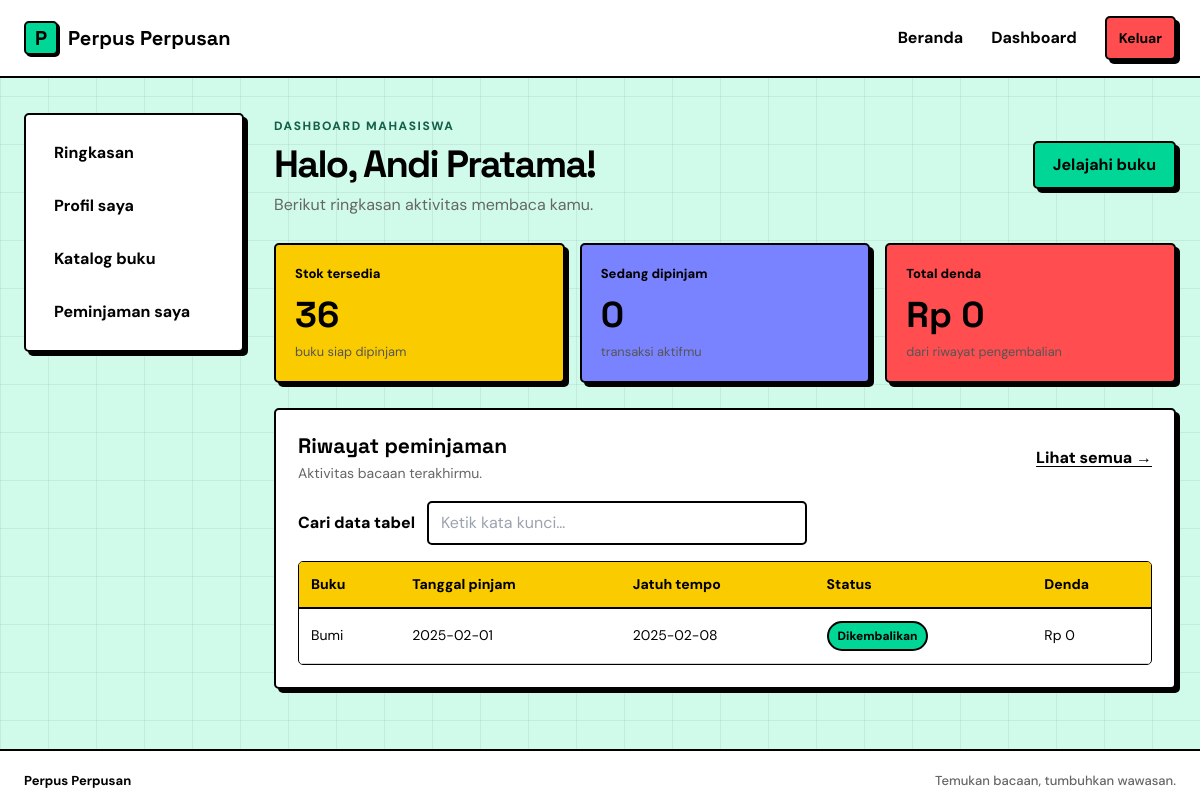
Screenshot of /frontend/dashboard.php (signed in) with the database file from the repository.
### tables this page shows
CREATE TABLE peminjaman (
    id_peminjaman INT UNSIGNED AUTO_INCREMENT PRIMARY KEY,
    id_anggota INT UNSIGNED NOT NULL,
    id_buku INT UNSIGNED NOT NULL,
    id_petugas INT UNSIGNED NOT NULL,
    tanggal_pinjam DATE NOT NULL,
    tanggal_kembali DATE NOT NULL,
    tanggal_pengembalian_aktual DATE NULL,
    denda DECIMAL(10,2) DEFAULT 0.00,
    status ENUM('dipinjam', 'dikembalikan') DEFAULT 'dipinjam',

    FOREIGN KEY (id_anggota) REFERENCES anggota(id_anggota),
    FOREIGN KEY (id_buku) REFERENCES buku(id_buku),
    FOREIGN KEY (id_petugas) REFERENCES petugas(id_petugas)
);

CREATE TABLE buku (
    id_buku INT UNSIGNED AUTO_INCREMENT PRIMARY KEY,
    judul VARCHAR(150) NOT NULL,
    penulis VARCHAR(100) NOT NULL,
    deskripsi TEXT NULL,
    gambar VARCHAR(255) NULL,
    rak VARCHAR(50) NULL,
    isbn VARCHAR(20) NOT NULL UNIQUE,
    tahun_terbit YEAR NOT NULL,
    id_kategori INT UNSIGNED NOT NULL,
    id_penerbit INT UNSIGNED NOT NULL,
    stok INT UNSIGNED DEFAULT 0,

    FOREIGN KEY (id_kategori) REFERENCES kategori(id_kategori),
    FOREIGN KEY (id_penerbit) REFERENCES penerbit(id_penerbit)
);

### frontend/bootstrap.php (called while the page is built, shortened)
<?php
require_once __DIR__ . '/../backend/controllers/DashboardController.php';
function e(mixed $value): string
{
    return htmlspecialchars((string) $value, ENT_QUOTES, 'UTF-8');
}
function current_user(): ?array
{
    return $_SESSION['user'] ?? null;
}
function require_login(): array
{
    $user = current_user();
    return $user;
}

### backend/controllers/DashboardController.php (called while the page is built, shortened)
<?php
class DashboardController
{
    public function mahasiswa(int $idAnggota): array
    {
        $jumlahBukuTersedia = (int) $this->db
            ->query('SELECT COALESCE(SUM(stok), 0) FROM buku')
            ->fetchColumn();
        $jumlahSedangDipinjam = $this->countForMember(
            "SELECT COUNT(*) FROM peminjaman
             WHERE id_anggota = :id AND status = 'dipinjam'",
            $idAnggota
        );
        $riwayat = $this->getMemberHistory($idAnggota);
        $totalDenda = $this->getMemberFines($idAnggota);
        return [
            'buku_tersedia' => $jumlahBukuTersedia,
            'dipinjam' => $jumlahSedangDipinjam,
            'riwayat' => $riwayat,
            'total_denda' => $totalDenda,
        ];
    }
    private function countForMember(string $sql, int $idAnggota): int
    {
        $query = $this->db->prepare($sql);
        $query->execute(['id' => $idAnggota]);
        return (int) $query->fetchColumn();
    }
    private function getMemberHistory(int $idAnggota): array
    {
        $sql = 'SELECT pm.*, b.judul AS judul_buku
                FROM peminjaman pm
                JOIN buku b ON b.id_buku = pm.id_buku
                WHERE pm.id_anggota = :id
                ORDER BY pm.id_peminjaman DESC
                LIMIT 5';
        $query = $this->db->prepare($sql);
        $query->execute(['id' => $idAnggota]);
        return $query->fetchAll();
    }
    private function getMemberFines(int $idAnggota): float
    {
        $sql = "SELECT COALESCE(SUM(denda), 0)
                FROM peminjaman
                WHERE id_anggota = :id AND status = 'dikembalikan'";
        $query = $this->db->prepare($sql);
        $query->execute(['id' => $idAnggota]);
        return (float) $query->fetchColumn();
    }
}

### frontend/components/dashboard_mahasiswa.php (the view)
<div class="page-heading">
    <div>
        <span class="eyebrow">DASHBOARD MAHASISWA</span>
        <h1>Halo, <?= e($pengguna['nama']) ?>!</h1>
        <p class="muted">Berikut ringkasan aktivitas membaca kamu.</p>
    </div>
    <a class="button" href="katalog.php">Jelajahi buku</a>
</div>
<div class="stats-grid stats-student">
    <article class="stat-card stat-yellow">
        <span>Stok tersedia</span>
        <strong><?= e($ringkasan['buku_tersedia']) ?></strong>
        <small>buku siap dipinjam</small>
    </article>
    <article class="stat-card stat-blue">
        <span>Sedang dipinjam</span>
        <strong><?= e($ringkasan['dipinjam']) ?></strong>
        <small>transaksi aktifmu</small>
    </article>
    <article class="stat-card stat-red">
        <span>Total denda</span>
        <strong>Rp <?= number_format($ringkasan['total_denda'], 0, ',', '.') ?></strong>
        <small>dari riwayat pengembalian</small>
    </article>
</div>
<section class="panel table-panel">
    <div class="panel-heading">
        <div>
            <h2>Riwayat peminjaman</h2>
            <p>Aktivitas bacaan terakhirmu.</p>
        </div>
        <a href="peminjaman.php">Lihat semua →</a>
    </div>
    <?php if (!$ringkasan['riwayat']): ?>
        <p class="empty-state">Belum ada peminjaman. Yuk, pilih buku pertamamu!</p>
    <?php else: ?>
        <div class="table-scroll">
            <table>
                <thead>
                    <tr>
                        <th>Buku</th>
                        <th>Tanggal pinjam</th>
                        <th>Jatuh tempo</th>
                        <th>Status</th>
                        <th>Denda</th>
                    </tr>
                </thead>
                <tbody>
                    <?php foreach ($ringkasan['riwayat'] as $peminjaman): ?>
                        <tr>
                            <td><?= e($peminjaman['judul_buku']) ?></td>
                            <td><?= e($peminjaman['tanggal_pinjam']) ?></td>
                            <td><?= e($peminjaman['tanggal_kembali']) ?></td>
                            <td>
                                <span class="badge <?= $peminjaman['status'] === 'dipinjam' ? 'badge-yellow' : 'badge-green' ?>">
                                    <?= e(ucfirst($peminjaman['status'])) ?>
                                </span>
                            </td>
                            <td>Rp <?= number_format((float) $peminjaman['denda'], 0, ',', '.') ?></td>
                        </tr>
                    <?php endforeach; ?>
                </tbody>
            </table>
        </div>
    <?php endif; ?>
</section>

### frontend/assets/css/style.css (style rules this page uses)
:root { --background: hsl(156, 84%, 90%); --secondary-background: #FFFFFF; --foreground: #000000; --main-foreground: #000000; --main: hsl(162, 100%, 42%); --border: #000000; --ring: #000000; --overlay: rgba(0, 0, 0, 0.8); --chart-1: #00D696; --chart-2: #7A83FF; --chart-3: #FACC00; --chart-4: #FF4D50; --chart-5: #0099FF; --paper: var(--background); --ink: var(--foreground); --yellow: var(--main); --blue: var(--chart-5); --red: var(--chart-4); --green: var(--chart-1); --line: 2px solid var(--border); --hard-shadow: 4px 4px 0px var(--border); --radius: 5px; }
* { box-sizing: border-box }
html { min-width: 320px }
body { margin: 0; min-height: 100vh; display: flex; flex-direction: column; background-color: var(--background); background-image: linear-gradient(rgba(0, 0, 0, 0.06) 1px, transparent 1px), linear-gradient(90deg, rgba(0, 0, 0, 0.06) 1px, transparent 1px); background-size: 48px 48px; background-attachment: fixed; color: var(--foreground); font-family: 'DM Sans', Arial, sans-serif; font-size: 16px; line-height: 1.5; }
a { color: inherit; text-decoration: none }
.button { display: inline-flex; align-items: center; justify-content: center; padding: 10px 18px; background: var(--main); color: var(--main-foreground); border: var(--line); border-radius: var(--radius); box-shadow: var(--hard-shadow); font-weight: 700; cursor: pointer; transition: all 0.15s ease; }
.eyebrow { display: inline-block; font-size: 12px; font-weight: 800; letter-spacing: .13em }
.hero-copy h1, .page-heading h1, .auth-card h1 { font: 700 clamp(38px, 5vw, 64px)/1.04 'Space Grotesk', sans-serif; letter-spacing: -.045em; margin: 16px 0 }
.muted, .auth-card .muted { color: #666; margin: 0 0 23px }
.form-foot a, .panel-heading>a { font-weight: 800; text-decoration: underline; text-underline-offset: 3px }
.page-heading { display: flex; justify-content: space-between; align-items: center; gap: 20px; margin-bottom: 26px }
.page-heading h1 { font-size: 38px; margin: 8px 0 }
.page-heading .muted { margin: 0 }
.stats-grid { display: grid; grid-template-columns: repeat(3, minmax(0, 1fr)); gap: 15px }
.stats-student { grid-template-columns: repeat(3, minmax(0, 1fr)) }
.stat-card { min-height: 140px; padding: 19px; border: 2px solid var(--ink); box-shadow: 4px 4px 0 var(--ink); display: flex; flex-direction: column; align-items: flex-start }
.stat-card span { font-weight: 800; font-size: 13px }
.stat-card strong { font: 700 36px 'Space Grotesk', sans-serif; margin-top: 9px }
.stat-card small { margin-top: auto; color: #555 }
.stat-yellow { background: var(--yellow) }
.stat-blue { background: var(--blue) }
.stat-red { background: var(--red) }
.panel { margin-top: 25px; padding: 22px; border: 2px solid var(--ink); background: #fff; box-shadow: 4px 4px 0 var(--ink) }
.panel-heading { display: flex; justify-content: space-between; gap: 15px; align-items: center; margin-bottom: 17px }
.panel h2, .panel-heading h2 { font: 700 21px 'Space Grotesk', sans-serif; margin: 0 }
.panel-heading p { margin: 4px 0 0; color: #666; font-size: 14px }
.table-scroll { overflow-x: auto }
table { width: 100%; border-collapse: collapse; text-align: left; font-size: 14px }
th, td { padding: 12px 11px; border-bottom: 1px solid #d4d4d4; white-space: nowrap }
th { background: var(--yellow); font-weight: 800 }
.badge { display: inline-block; padding: 4px 9px; border: 1.5px solid var(--ink); font-size: 12px; font-weight: 800 }
.badge-green { background: var(--green) }

### frontend/assets/css/design-system.css (style rules this page uses)
:root { --yellow: var(--chart-3); --radius: 5px; --line: 2px solid var(--border); --hard-shadow: 4px 4px 0 var(--border); }
body { background-color: var(--background); }
.button { min-height: 44px; border-width: 2px; border-radius: var(--radius); }
.service-strip article, .auth-card, .sidebar, .stat-card, .panel, .book-card { border-radius: var(--radius); }
.auth-card .eyebrow, .page-heading .eyebrow { color: #14604a; }
.stat-yellow { background: var(--chart-3); }
.stat-blue { background: var(--chart-2); }
.stat-red { background: var(--chart-4); }
.panel { box-shadow: var(--hard-shadow); }
.table-scroll { border: 1px solid var(--border); border-radius: var(--radius); }
table { min-width: 100%; }
th, td { padding: 12px; }
th { background: var(--chart-3); border-bottom: var(--line); }
.badge { border: 2px solid var(--border); border-radius: 999px; }
.badge-green { background: var(--chart-1); }

### rows the page displays
peminjaman: id_buku.judul "Bumi", tanggal_pinjam "2025-02-01", tanggal_kembali "2025-02-08", status "Dikembalikan", denda "0"

### other values shown
$pengguna['nama'] "Andi Pratama"
$ringkasan['buku_tersedia'] "36"
$ringkasan['dipinjam'] "0"
$ringkasan['total_denda'] "0"
